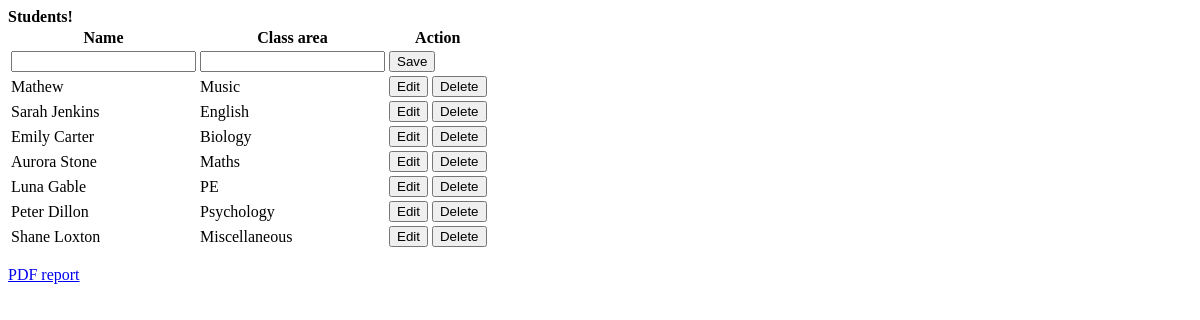
Page /index on the earlier database version.
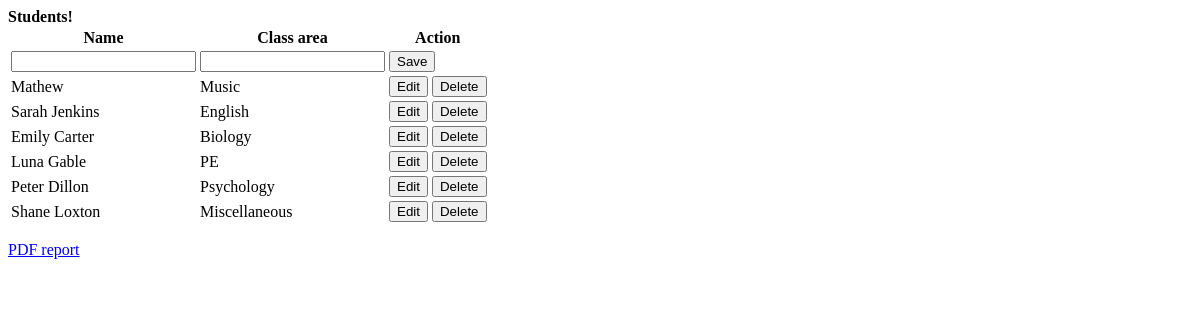
Same page on the later database version.
### MyApp/models.py (models this page shows)
class teacher (models.Model):
    Name = models.CharField(max_length=25)
    Area = models.CharField(max_length=30)

### MyApp/views.py (the view, shortened to what this page needs)
# urls.py: path('index', views.index, name="index"),
def index (request):
    context = {}
    form1 = UnitPdfForm
    teach = teacher.objects.all()
    form = teacherform()
    field_object = teacher._meta.get_field('Area')
    context['form'] = form
    context['teach'] = teach
    context['field_object'] = field_object
    context['form1'] = form1
    return render(request, "MyApp/index.html", context)

### MyApp/Forms.py
class teacherform(forms.ModelForm):
    class Meta:
        model = teacher
        fields = ['Name', 'Area']

### MyApp/templates/MyApp/index.html (shortened to what this page needs)
<html>
<head><title></title></head>
<body>
    <strong>Students!</strong>
    <form method="post" action="{% url 'index' %}">
        <table>
        <tr>
            <th>Name</th>
            <th>Class area</th>
            <th>Action</th>
        </tr>
        {% if not form.instance.id %}
        <tr>
            {% include 'MyApp/save.html' %}
        </tr>
        {% endif %}
        {% for teach in teach %}
        <tr>
            {% if form.instance.id == teach.id %}
            {% include 'MyApp/save.html' %}
            {% else %}
            <td>{{teach.Name}}</td>
            <td>{{teach.Area}}</td>
            <td>
                <button formnovalidate name="edit" value="{{ teach.id}}">Edit</button>
                <button formnovalidate name="delete" value="{{ teach.id}}">Delete</button>
            </td>
            {% endif %}
        </tr>
        {% endfor %}
        </table>
    </form>
    <p><a href="{% url 'report'%}">PDF report</a></p>
</body>
</html>

Differences in the rows shown:
removed teacher: Name "Aurora Stone", Area "Maths", {{ teach.id }} 4 (drawn)
